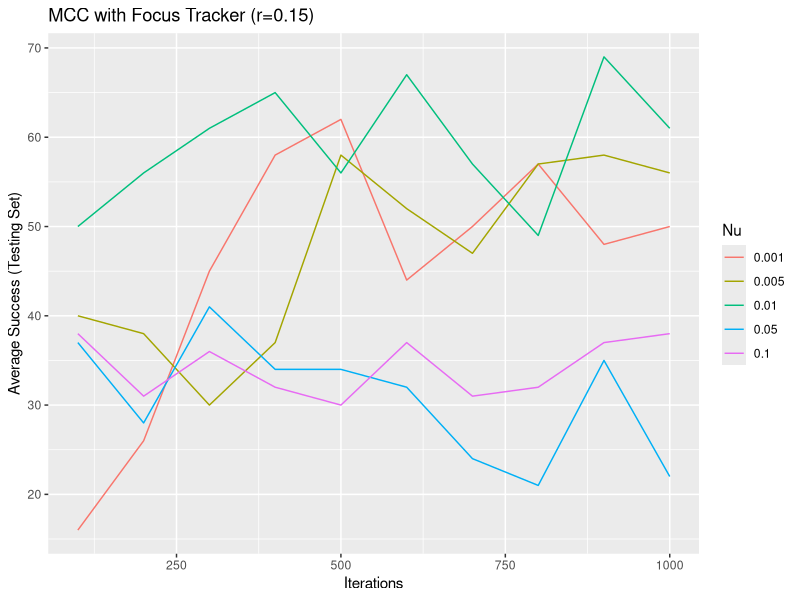
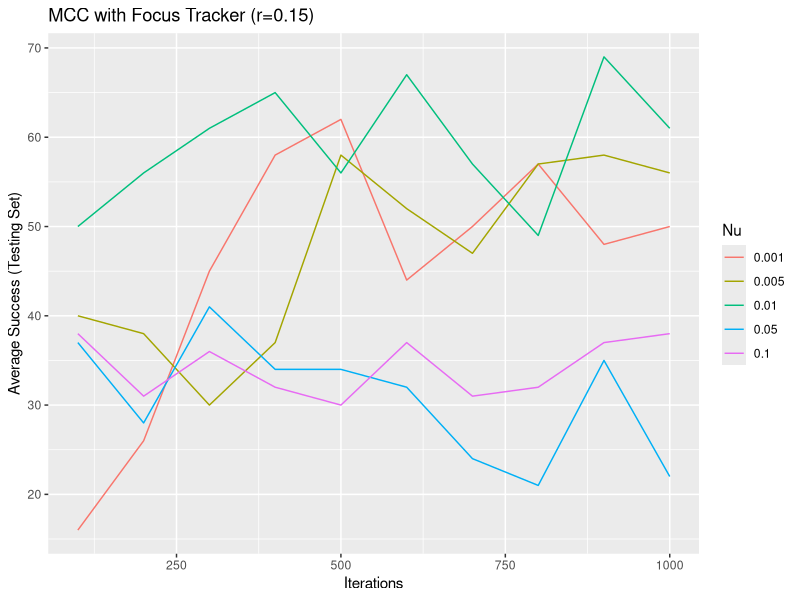

These charts were generated, in order, by the following R code:
## ---- chunk 1
library(ggplot2)
## ---- chunk 2
data = read.csv("mcc-data.csv")
ggplot(data, aes(x=100*Iteration, y=Success.Mean, colour=factor(Nu))) +
  geom_line() +
  scale_y_continuous() +
  labs(title="MCC with Focus Tracker (r=0.15)",
       x="Iterations", y="Average Success (Testing Set)", colour="Nu")
## ---- chunk 3
data = read.csv("mcc-data.csv")
str(data)

ggplot(data, aes(x=100*Iteration, y=Success.Mean, colour=factor(Nu))) +
  geom_line() +
  scale_y_continuous() +
  labs(title="MCC with Focus Tracker (r=0.15)",
       x="Iterations", y="Average Success (Testing Set)", colour="Nu")
